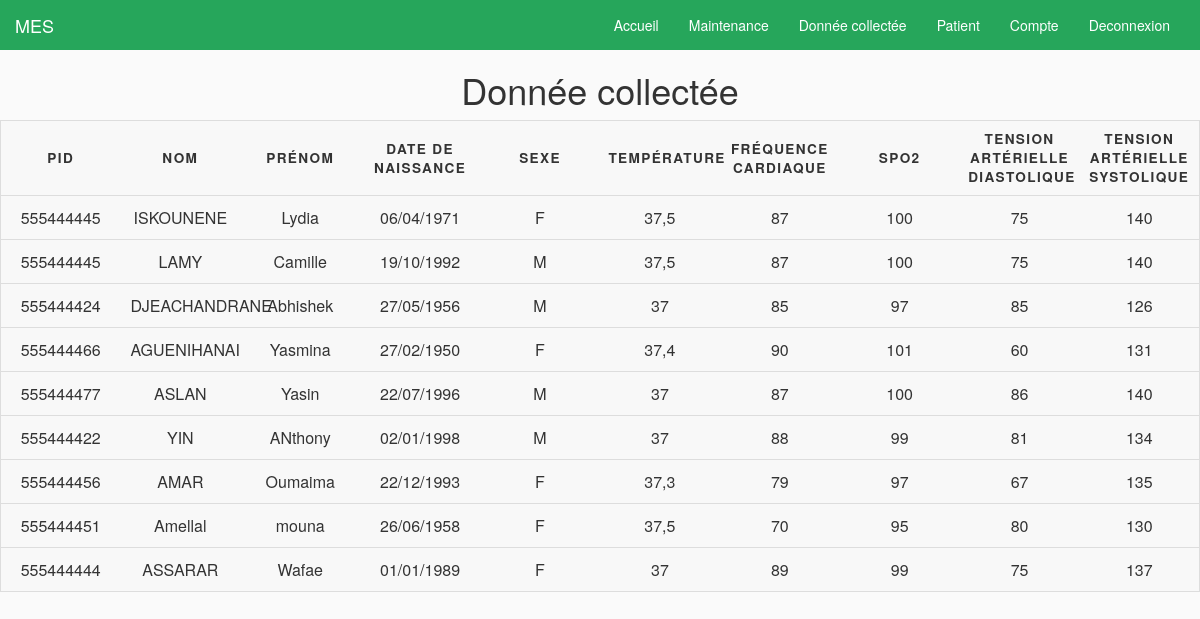
/v3/analyse.php, run on the app's committed database.
### tables this page shows
CREATE TABLE IF NOT EXISTS `patient` (
  `id` bigint(20) NOT NULL AUTO_INCREMENT,
  `pid` varchar(45) NOT NULL,
  `nom` varchar(45) NOT NULL,
  `prenom` varchar(45) NOT NULL,
  `date_naissance` varchar(45) NOT NULL,
  `age` varchar(45) NOT NULL,
  `sexe` char(1) NOT NULL,
  `adresse` varchar(200) DEFAULT NULL,
  `ville` varchar(45) NOT NULL,
  `Code_Postal` varchar(45) NOT NULL,
  PRIMARY KEY (`id`)
);

CREATE TABLE IF NOT EXISTS `resultats_capteurs` (
  `id` bigint(20) NOT NULL AUTO_INCREMENT,
  `pid` varchar(45) NOT NULL,
  `Temperature` varchar(45) NOT NULL,
  `Frequence_Cardiaque` varchar(45) NOT NULL,
  `SpO2` varchar(45) NOT NULL,
  `Tension_Arterielle_diastolique` varchar(45) NOT NULL,
  `Tension_Arterielle_systolique` varchar(45) NOT NULL,
  PRIMARY KEY (`id`)
);

### v3/analyse.php (the view, shortened to what this page needs)
<?php
	include('barre_de_nav.php');
?>
<!DOCTYPE html>
<html lang="fr">
		<link href="bootstrap/css/bootstrap.min.css" rel="stylesheet"/>
		<link href="bootstrap/js/bootstrap.js" rel="stylesheet" type="text/css"/>
		<link href="style.css" rel="stylesheet" type="text/css" media="screen"/>
	<body>
			       	<h1 class="index-h1">Donnée collectée</h1>
			       	<table>
			<tr>
			<th>pid</th>
			<th>Nom</th>
			<th>Prénom</th>
			<th>Date de naissance</th>
			<th>Sexe</th>
			<th>Température</th>
			<th>Fréquence cardiaque</th>
			<th>SpO2</th>
			<th>Tension artérielle diastolique</th>
			<th>tension artérielle systolique</th>
			</tr>
	<?php
	include('conn.php');
	$res = $mysqli->query("SELECT patient.pid,patient.nom,patient.prenom,patient.date_naissance,patient.sexe,resultats_capteurs.Temperature,resultats_capteurs.Frequence_cardiaque,resultats_capteurs.SpO2,resultats_capteurs.Tension_arterielle_diastolique,resultats_capteurs.Tension_arterielle_systolique
		From `patient`,`resultats_capteurs`
		WHERE patient.pid=resultats_capteurs.pid");
	for ($row_no = $res->num_rows - 1; $row_no >= 0; $row_no--) {
		$res->data_seek($row_no);
		$row = $res->fetch_assoc();
		?>
		<tr>
		<td>
				<?php echo $row['pid'];?>
			</td>
			<td>
				<?php echo $row['nom'];?>
			</td>
			<td>
				<?php echo $row['prenom'];?>
			</td>
			<td>
				<?php echo $row['date_naissance'];?>
			</td>
			<td>
				<?php echo $row['sexe'];?>
			</td>
			<td>
				<?php echo $row['Temperature'];?>
			</td>
			<td>
				<?php echo $row['Frequence_cardiaque'];?>
			</td>
			<td>
				<?php echo $row['SpO2'];?>
			</td>
			<td>
				<?php echo $row['Tension_arterielle_diastolique'];?>
			</td>
			<td>
				<?php echo $row['Tension_arterielle_systolique'];?>
			</td>
			</tr>
		<?php
	}
	?>
		</table>
	</body>
</html>

### v3/barre_de_nav.php (shortened to what this page needs)
<nav class="navbar navbar-default">
	<div class="container-fluid">
		<div class="navbar-header">
			<a class="navbar-brand" href="#">MES</a>
		</div>
		<div class="collapse navbar-collapse" id="bs-example-navbar-collapse-1">
			<ul class="nav navbar-nav navbar-right">
				<li><a href="accueil.php">Accueil</a></li>
				<li><a href="maintenance.php">Maintenance</a></li>
				<li><a href="analyse.php">Donnée collectée</a></li>
				<li><a href="patient.php">Patient</a></li>
				<li><a href="modifier.php">Compte</a></li>
				<li><a href="deconnexion.php">Deconnexion</a></li>
			</ul>
		</div>
	</div>
</nav>

### v3/style.css (style rules this page uses)
body { padding: 0; margin: 0; background: #FAFAFA; }
.index-h1 { text-align: center; }
.navbar-default { border: 0; border-radius: 0; background-color: #26a65b; border-color: #90c695; }
.navbar-default .navbar-brand { color: #ffffff; }
.navbar-default .navbar-nav > li > a { color: #ffffff; }
.navbar-default .navbar-collapse, .navbar-default .navbar-form { border-color: #ffffff; }
table { border: 1px solid #ccc; border-collapse: collapse; margin: 0; padding: 0; width: 100%; table-layout: fixed; }
table tr { background-color: #f8f8f8; border: 1px solid #ddd; padding: .35em; }
table th, table td { padding: .625em; text-align: center; }
table th { font-size: .85em; letter-spacing: .1em; text-transform: uppercase; }

### data on the page
patient: pid "555444445", nom "ISKOUNENE", prenom "Lydia", date_naissance "06/04/1971", sexe "F", resultats_capteurs.Temperature "37,5", resultats_capteurs.Frequence_Cardiaque "87", resultats_capteurs.SpO2 "100", resultats_capteurs.Tension_Arterielle_diastolique "75", resultats_capteurs.Tension_Arterielle_systolique "140"
patient: pid "555444445", nom "LAMY", prenom "Camille", date_naissance "19/10/1992", sexe "M", resultats_capteurs.Temperature "37,5", resultats_capteurs.Frequence_Cardiaque "87", resultats_capteurs.SpO2 "100", resultats_capteurs.Tension_Arterielle_diastolique "75", resultats_capteurs.Tension_Arterielle_systolique "140"
patient: pid "555444424", nom "DJEACHANDRANE", prenom "Abhishek", date_naissance "27/05/1956", sexe "M", resultats_capteurs.Temperature "37", resultats_capteurs.Frequence_Cardiaque "85", resultats_capteurs.SpO2 "97", resultats_capteurs.Tension_Arterielle_diastolique "85", resultats_capteurs.Tension_Arterielle_systolique "126"
patient: pid "555444466", nom "AGUENIHANAI", prenom "Yasmina", date_naissance "27/02/1950", sexe "F", resultats_capteurs.Temperature "37,4", resultats_capteurs.Frequence_Cardiaque "90", resultats_capteurs.SpO2 "101", resultats_capteurs.Tension_Arterielle_diastolique "60", resultats_capteurs.Tension_Arterielle_systolique "131"
patient: pid "555444477", nom "ASLAN", prenom "Yasin", date_naissance "22/07/1996", sexe "M", resultats_capteurs.Temperature "37", resultats_capteurs.Frequence_Cardiaque "87", resultats_capteurs.SpO2 "100", resultats_capteurs.Tension_Arterielle_diastolique "86", resultats_capteurs.Tension_Arterielle_systolique "140"
patient: pid "555444422", nom "YIN", prenom "ANthony", date_naissance "02/01/1998", sexe "M", resultats_capteurs.Temperature "37", resultats_capteurs.Frequence_Cardiaque "88", resultats_capteurs.SpO2 "99", resultats_capteurs.Tension_Arterielle_diastolique "81", resultats_capteurs.Tension_Arterielle_systolique "134"
patient: pid "555444456", nom "AMAR", prenom "Oumaima", date_naissance "22/12/1993", sexe "F", resultats_capteurs.Temperature "37,3", resultats_capteurs.Frequence_Cardiaque "79", resultats_capteurs.SpO2 "97", resultats_capteurs.Tension_Arterielle_diastolique "67", resultats_capteurs.Tension_Arterielle_systolique "135"
patient: pid "555444451", nom "Amellal", prenom "mouna", date_naissance "26/06/1958", sexe "F", resultats_capteurs.Temperature "37,5", resultats_capteurs.Frequence_Cardiaque "70", resultats_capteurs.SpO2 "95", resultats_capteurs.Tension_Arterielle_diastolique "80", resultats_capteurs.Tension_Arterielle_systolique "130"
patient: pid "555444444", nom "ASSARAR", prenom "Wafae", date_naissance "01/01/1989", sexe "F", resultats_capteurs.Temperature "37", resultats_capteurs.Frequence_Cardiaque "89", resultats_capteurs.SpO2 "99", resultats_capteurs.Tension_Arterielle_diastolique "75", resultats_capteurs.Tension_Arterielle_systolique "137"
